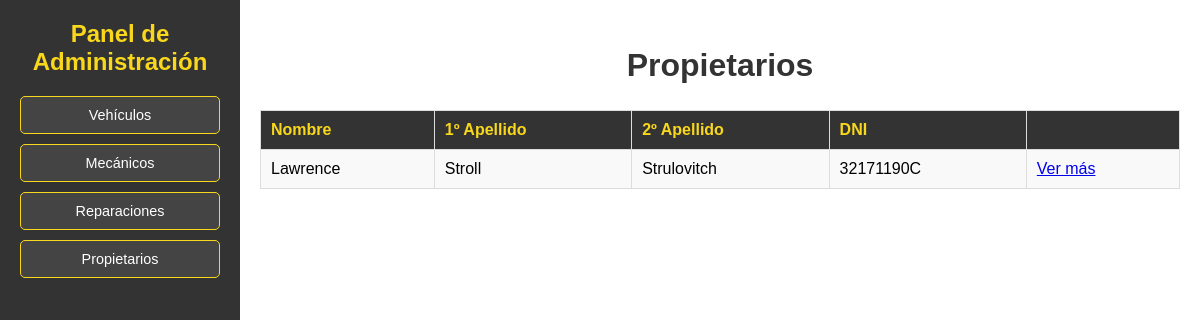
Screenshot of /ZonaDRS/listaPropietarios/ with the database file from the repository.
### Zona_DRS_APP/models.py (models this page shows, shortened)
class Propietario(models.Model):
    dni = models.CharField(max_length=9, primary_key=True)
    nombre = models.CharField(max_length=255)
    apellido1 = models.CharField(max_length=255)
    apellido2 = models.CharField(max_length=255)
    direccion = models.CharField(max_length=255)
    fecha_nacimiento = models.DateField()

### Zona_DRS_APP/views.py (the view)
# urls.py: path('listaPropietarios/', ListaPropietariosView.as_view(), name='listaPropietarios'),
class ListaPropietariosView(ListView):
    model = Propietario
    template_name = 'listaPropietarios.html'
    context_object_name = 'propietarios'
    queryset = Propietario.objects.order_by('nombre')
    '''
    propietarios = Propietario.objects.order_by('nombre')
    nombre_dni_propietarios = ', '.join([propietario.nombre + ' (' + propietario.dni + ')' for propietario in propietarios])
    return render(request, 'listaPropietarios.html', {'propietarios': propietarios})
    '''

### Zona_DRS_APP/templates/listaPropietarios.html
{% extends "base.html" %}
{% block contenido %}
    <h2>Propietarios</h2>
    <table>
        <tr>
            <th>Nombre</th>
            <th>1º Apellido</th>
            <th>2º Apellido</th>
            <th>DNI</th>
            <th></th>
        </tr>
        {% for propietario in propietarios %}
        <tr>
                <td>{{ propietario.nombre }}</td>
                <td>{{ propietario.apellido1 }}</td>
                <td>{{ propietario.apellido2 }}</td>
                <td>{{ propietario.dni }}</td>
                <td>
                    <a href="{% url 'detallePropietario' propietario.dni %}">
                        Ver más
                    </a>
                </td>
            </tr>
        {% endfor %}
    </table>
{% endblock %}

### Zona_DRS_APP/static/style/navbar.css (style rules this page uses)
body { margin: 0; font-family: Arial, sans-serif; display: flex; text-align: center; }

### Zona_DRS_APP/static/style/propietarios.css (style rules this page uses)
.content table { width: 100%; border-collapse: collapse; margin-top: 20px; }
.content table, th, td { border: 1px solid #ddd; padding: 10px; text-align: left; }
.content th { background-color: #333; color: #f9d71c; }
.content tr:nth-child(even) { background-color: #f9f9f9; }

### Zona_DRS_APP/static/style/vehiculos.css (style rules this page uses)
body { margin: 0; font-family: Arial, sans-serif; display: flex; }
table { width: 100%; border-collapse: collapse; margin-bottom: 20px; }
table, th, td { border: 1px solid #ddd; padding: 10px; text-align: left; }
th { background-color: #333; color: #f9d71c; }

### Zona_DRS_APP/static/style/empleados.css (style rules this page uses)
body { font-family: Arial, sans-serif; margin: 0; padding: 0; display: flex; }
h2 { color: #333; font-size: 2em; }

### Zona_DRS_APP/static/style/reparaciones.css (style rules this page uses)
body { font-family: Arial, sans-serif; margin: 0; padding: 0; display: flex; }
table { width: 100%; border-collapse: collapse; margin-top: 20px; }
table, th, td { border: 1px solid #ddd; padding: 10px; text-align: left; }
th { background-color: #333; color: #f9d71c; }
tr:nth-child(even) { background-color: #f9f9f9; }

### rows the page displays
Propietario: nombre "Lawrence", apellido1 "Stroll", apellido2 "Strulovitch", dni "32171190C"
